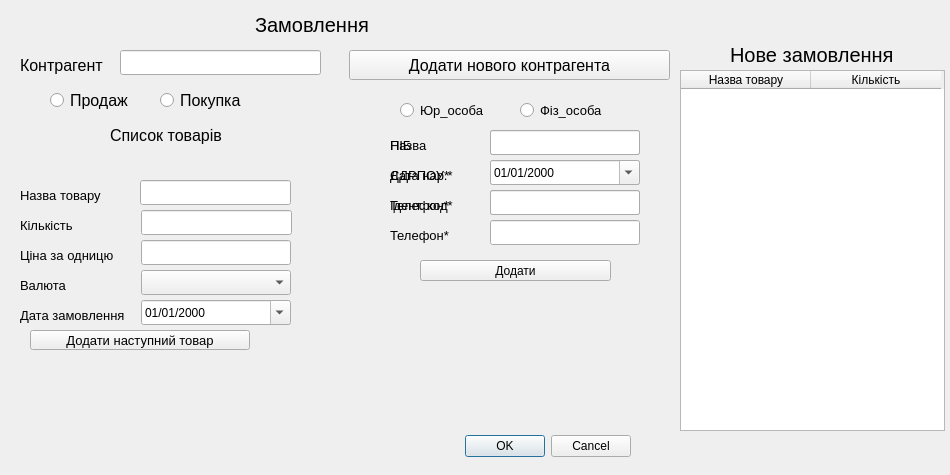
<?xml version="1.0" encoding="UTF-8"?>
<ui version="4.0">
 <class>OrderWindow</class>
 <widget class="QDialog" name="OrderWindow">
  <property name="geometry">
   <rect>
    <x>0</x>
    <y>0</y>
    <width>950</width>
    <height>475</height>
   </rect>
  </property>
  <property name="minimumSize">
   <size>
    <width>950</width>
    <height>475</height>
   </size>
  </property>
  <property name="maximumSize">
   <size>
    <width>950</width>
    <height>475</height>
   </size>
  </property>
  <property name="windowTitle">
   <string>Замовлення</string>
  </property>
  <widget class="QDialogButtonBox" name="buttonBox">
   <property name="geometry">
    <rect>
     <x>10</x>
     <y>430</y>
     <width>621</width>
     <height>32</height>
    </rect>
   </property>
   <property name="orientation">
    <enum>Qt::Horizontal</enum>
   </property>
   <property name="standardButtons">
    <set>QDialogButtonBox::Cancel|QDialogButtonBox::Ok</set>
   </property>
  </widget>
  <widget class="QLabel" name="label">
   <property name="geometry">
    <rect>
     <x>255</x>
     <y>10</y>
     <width>130</width>
     <height>30</height>
    </rect>
   </property>
   <property name="font">
    <font>
     <pointsize>15</pointsize>
     <weight>50</weight>
     <bold>false</bold>
    </font>
   </property>
   <property name="text">
    <string>Замовлення</string>
   </property>
  </widget>
  <widget class="QLabel" name="label_2">
   <property name="geometry">
    <rect>
     <x>20</x>
     <y>50</y>
     <width>130</width>
     <height>30</height>
    </rect>
   </property>
   <property name="font">
    <font>
     <pointsize>12</pointsize>
     <weight>50</weight>
     <bold>false</bold>
    </font>
   </property>
   <property name="text">
    <string>Контрагент</string>
   </property>
  </widget>
  <widget class="QPushButton" name="pushButton_add_new_contragent">
   <property name="geometry">
    <rect>
     <x>349</x>
     <y>50</y>
     <width>321</width>
     <height>30</height>
    </rect>
   </property>
   <property name="font">
    <font>
     <pointsize>12</pointsize>
    </font>
   </property>
   <property name="text">
    <string>Додати нового контрагента</string>
   </property>
  </widget>
  <widget class="QRadioButton" name="radioButton_sale">
   <property name="geometry">
    <rect>
     <x>50</x>
     <y>90</y>
     <width>90</width>
     <height>20</height>
    </rect>
   </property>
   <property name="font">
    <font>
     <pointsize>12</pointsize>
    </font>
   </property>
   <property name="text">
    <string>Продаж</string>
   </property>
  </widget>
  <widget class="QRadioButton" name="radioButton_2_buy">
   <property name="geometry">
    <rect>
     <x>160</x>
     <y>90</y>
     <width>90</width>
     <height>20</height>
    </rect>
   </property>
   <property name="font">
    <font>
     <pointsize>12</pointsize>
    </font>
   </property>
   <property name="text">
    <string>Покупка</string>
   </property>
  </widget>
  <widget class="QLabel" name="label_3">
   <property name="geometry">
    <rect>
     <x>110</x>
     <y>120</y>
     <width>130</width>
     <height>30</height>
    </rect>
   </property>
   <property name="font">
    <font>
     <pointsize>12</pointsize>
     <weight>50</weight>
     <bold>false</bold>
    </font>
   </property>
   <property name="text">
    <string>Список товарів</string>
   </property>
  </widget>
  <widget class="QLabel" name="label_4">
   <property name="geometry">
    <rect>
     <x>20</x>
     <y>210</y>
     <width>130</width>
     <height>30</height>
    </rect>
   </property>
   <property name="font">
    <font>
     <pointsize>10</pointsize>
     <weight>50</weight>
     <bold>false</bold>
    </font>
   </property>
   <property name="text">
    <string>Кількість</string>
   </property>
  </widget>
  <widget class="QLabel" name="label_5">
   <property name="geometry">
    <rect>
     <x>20</x>
     <y>240</y>
     <width>130</width>
     <height>30</height>
    </rect>
   </property>
   <property name="font">
    <font>
     <pointsize>10</pointsize>
     <weight>50</weight>
     <bold>false</bold>
    </font>
   </property>
   <property name="text">
    <string>Ціна за одницю</string>
   </property>
  </widget>
  <widget class="QLabel" name="label_6">
   <property name="geometry">
    <rect>
     <x>20</x>
     <y>270</y>
     <width>130</width>
     <height>30</height>
    </rect>
   </property>
   <property name="font">
    <font>
     <pointsize>10</pointsize>
     <weight>50</weight>
     <bold>false</bold>
    </font>
   </property>
   <property name="text">
    <string>Валюта</string>
   </property>
  </widget>
  <widget class="QPushButton" name="pushButton_2_add_next_commodity">
   <property name="geometry">
    <rect>
     <x>30</x>
     <y>330</y>
     <width>220</width>
     <height>20</height>
    </rect>
   </property>
   <property name="font">
    <font>
     <pointsize>10</pointsize>
    </font>
   </property>
   <property name="text">
    <string>Додати наступний товар</string>
   </property>
  </widget>
  <widget class="QWidget" name="widget_contragent" native="true">
   <property name="geometry">
    <rect>
     <x>350</x>
     <y>90</y>
     <width>321</width>
     <height>220</height>
    </rect>
   </property>
   <widget class="QRadioButton" name="radioButton_3_person_entity">
    <property name="geometry">
     <rect>
      <x>170</x>
      <y>10</y>
      <width>100</width>
      <height>20</height>
     </rect>
    </property>
    <property name="font">
     <font>
      <pointsize>10</pointsize>
     </font>
    </property>
    <property name="text">
     <string>Фіз_особа</string>
    </property>
   </widget>
   <widget class="QRadioButton" name="radioButton_4_legal_entity">
    <property name="geometry">
     <rect>
      <x>50</x>
      <y>10</y>
      <width>100</width>
      <height>20</height>
     </rect>
    </property>
    <property name="font">
     <font>
      <pointsize>10</pointsize>
     </font>
    </property>
    <property name="text">
     <string>Юр_особа</string>
    </property>
   </widget>
   <widget class="QWidget" name="legal_entity" native="true">
    <property name="geometry">
     <rect>
      <x>20</x>
      <y>30</y>
      <width>281</width>
      <height>150</height>
     </rect>
    </property>
    <widget class="QLabel" name="label_9">
     <property name="geometry">
      <rect>
       <x>20</x>
       <y>10</y>
       <width>101</width>
       <height>30</height>
      </rect>
     </property>
     <property name="font">
      <font>
       <pointsize>10</pointsize>
       <weight>50</weight>
       <bold>false</bold>
      </font>
     </property>
     <property name="text">
      <string>Назва</string>
     </property>
    </widget>
    <widget class="QLabel" name="label_10">
     <property name="geometry">
      <rect>
       <x>20</x>
       <y>40</y>
       <width>101</width>
       <height>30</height>
      </rect>
     </property>
     <property name="font">
      <font>
       <pointsize>10</pointsize>
       <weight>50</weight>
       <bold>false</bold>
      </font>
     </property>
     <property name="text">
      <string>ЄДРПОУ*</string>
     </property>
    </widget>
    <widget class="QLabel" name="label_11">
     <property name="geometry">
      <rect>
       <x>20</x>
       <y>70</y>
       <width>111</width>
       <height>30</height>
      </rect>
     </property>
     <property name="font">
      <font>
       <pointsize>10</pointsize>
       <weight>50</weight>
       <bold>false</bold>
      </font>
     </property>
     <property name="text">
      <string>Ідент. код*</string>
     </property>
    </widget>
    <widget class="QLabel" name="label_12">
     <property name="geometry">
      <rect>
       <x>20</x>
       <y>100</y>
       <width>101</width>
       <height>30</height>
      </rect>
     </property>
     <property name="font">
      <font>
       <pointsize>10</pointsize>
       <weight>50</weight>
       <bold>false</bold>
      </font>
     </property>
     <property name="text">
      <string>Телефон*</string>
     </property>
    </widget>
    <widget class="QLineEdit" name="lineEdit_5_legal_entity_name">
     <property name="geometry">
      <rect>
       <x>120</x>
       <y>10</y>
       <width>150</width>
       <height>25</height>
      </rect>
     </property>
    </widget>
    <widget class="QLineEdit" name="lineEdit_6_legal_entity_id_code">
     <property name="geometry">
      <rect>
       <x>120</x>
       <y>70</y>
       <width>150</width>
       <height>25</height>
      </rect>
     </property>
    </widget>
    <widget class="QLineEdit" name="lineEdit_7_legal_entity_edrpou">
     <property name="geometry">
      <rect>
       <x>120</x>
       <y>40</y>
       <width>150</width>
       <height>25</height>
      </rect>
     </property>
    </widget>
    <widget class="QLineEdit" name="lineEdit_8_legal_entity_telephone">
     <property name="geometry">
      <rect>
       <x>120</x>
       <y>100</y>
       <width>150</width>
       <height>25</height>
      </rect>
     </property>
    </widget>
   </widget>
   <widget class="QWidget" name="person_entity" native="true">
    <property name="geometry">
     <rect>
      <x>20</x>
      <y>30</y>
      <width>281</width>
      <height>175</height>
     </rect>
    </property>
    <widget class="QLabel" name="label_20_person_entity_name">
     <property name="geometry">
      <rect>
       <x>20</x>
       <y>10</y>
       <width>101</width>
       <height>30</height>
      </rect>
     </property>
     <property name="font">
      <font>
       <pointsize>10</pointsize>
       <weight>50</weight>
       <bold>false</bold>
      </font>
     </property>
     <property name="text">
      <string>ПІБ</string>
     </property>
    </widget>
    <widget class="QLabel" name="label_21_person_entity_date_birth">
     <property name="geometry">
      <rect>
       <x>20</x>
       <y>40</y>
       <width>101</width>
       <height>30</height>
      </rect>
     </property>
     <property name="font">
      <font>
       <pointsize>10</pointsize>
       <weight>50</weight>
       <bold>false</bold>
      </font>
     </property>
     <property name="text">
      <string>Дата нар.*</string>
     </property>
    </widget>
    <widget class="QLabel" name="label_22_person_entity_telephone">
     <property name="geometry">
      <rect>
       <x>20</x>
       <y>70</y>
       <width>111</width>
       <height>30</height>
      </rect>
     </property>
     <property name="font">
      <font>
       <pointsize>10</pointsize>
       <weight>50</weight>
       <bold>false</bold>
      </font>
     </property>
     <property name="text">
      <string>Телефон*</string>
     </property>
    </widget>
    <widget class="QLineEdit" name="lineEdit_9">
     <property name="geometry">
      <rect>
       <x>120</x>
       <y>10</y>
       <width>150</width>
       <height>25</height>
      </rect>
     </property>
    </widget>
    <widget class="QLineEdit" name="lineEdit_10">
     <property name="geometry">
      <rect>
       <x>120</x>
       <y>70</y>
       <width>150</width>
       <height>25</height>
      </rect>
     </property>
    </widget>
    <widget class="QDateEdit" name="lineEdit_11">
     <property name="geometry">
      <rect>
       <x>120</x>
       <y>40</y>
       <width>150</width>
       <height>25</height>
      </rect>
     </property>
     <property name="displayFormat">
      <string>dd/MM/yyyy</string>
     </property>
     <property name="calendarPopup">
      <bool>true</bool>
     </property>
    </widget>
   </widget>
   <widget class="QPushButton" name="pushButton_add_new_contragent_2">
    <property name="geometry">
     <rect>
      <x>70</x>
      <y>170</y>
      <width>191</width>
      <height>21</height>
     </rect>
    </property>
    <property name="text">
     <string>Додати</string>
    </property>
   </widget>
   <zorder>radioButton_3_person_entity</zorder>
   <zorder>radioButton_4_legal_entity</zorder>
   <zorder>pushButton_add_new_contragent_2</zorder>
   <zorder>legal_entity</zorder>
   <zorder>person_entity</zorder>
  </widget>
  <widget class="QLineEdit" name="lineEdit_2_quantity">
   <property name="geometry">
    <rect>
     <x>141</x>
     <y>210</y>
     <width>151</width>
     <height>25</height>
    </rect>
   </property>
  </widget>
  <widget class="QLineEdit" name="lineEdit_3_price">
   <property name="geometry">
    <rect>
     <x>141</x>
     <y>240</y>
     <width>150</width>
     <height>25</height>
    </rect>
   </property>
  </widget>
  <widget class="QLabel" name="label_14">
   <property name="enabled">
    <bool>true</bool>
   </property>
   <property name="geometry">
    <rect>
     <x>20</x>
     <y>180</y>
     <width>101</width>
     <height>30</height>
    </rect>
   </property>
   <property name="font">
    <font>
     <pointsize>10</pointsize>
     <weight>50</weight>
     <bold>false</bold>
    </font>
   </property>
   <property name="text">
    <string>Назва товару</string>
   </property>
  </widget>
  <widget class="QComboBox" name="comboBox_4_currency">
   <property name="enabled">
    <bool>true</bool>
   </property>
   <property name="geometry">
    <rect>
     <x>141</x>
     <y>270</y>
     <width>150</width>
     <height>25</height>
    </rect>
   </property>
  </widget>
  <widget class="QDateEdit" name="dateEdit">
   <property name="geometry">
    <rect>
     <x>141</x>
     <y>300</y>
     <width>150</width>
     <height>25</height>
    </rect>
   </property>
   <property name="displayFormat">
    <string>dd/MM/yyyy</string>
   </property>
   <property name="calendarPopup">
    <bool>true</bool>
   </property>
  </widget>
  <widget class="QLabel" name="label_7">
   <property name="geometry">
    <rect>
     <x>20</x>
     <y>300</y>
     <width>130</width>
     <height>30</height>
    </rect>
   </property>
   <property name="font">
    <font>
     <pointsize>10</pointsize>
     <weight>50</weight>
     <bold>false</bold>
    </font>
   </property>
   <property name="text">
    <string>Дата замовлення</string>
   </property>
  </widget>
  <widget class="QLabel" name="label_measurement_units">
   <property name="geometry">
    <rect>
     <x>270</x>
     <y>210</y>
     <width>47</width>
     <height>21</height>
    </rect>
   </property>
   <property name="text">
    <string/>
   </property>
  </widget>
  <widget class="QLabel" name="ErrorLabel_Order">
   <property name="enabled">
    <bool>false</bool>
   </property>
   <property name="geometry">
    <rect>
     <x>320</x>
     <y>300</y>
     <width>341</width>
     <height>121</height>
    </rect>
   </property>
   <property name="font">
    <font>
     <italic>true</italic>
    </font>
   </property>
   <property name="locale">
    <locale language="Ukrainian" country="Ukraine"/>
   </property>
   <property name="text">
    <string>&lt;html&gt;&lt;head/&gt;&lt;body&gt;&lt;p&gt;&lt;br/&gt;&lt;/p&gt;&lt;/body&gt;&lt;/html&gt;</string>
   </property>
   <property name="scaledContents">
    <bool>false</bool>
   </property>
   <property name="wordWrap">
    <bool>false</bool>
   </property>
  </widget>
  <widget class="QLineEdit" name="lineEdit_name_commodity">
   <property name="geometry">
    <rect>
     <x>140</x>
     <y>180</y>
     <width>151</width>
     <height>25</height>
    </rect>
   </property>
  </widget>
  <widget class="QLineEdit" name="lineEdit_contragent">
   <property name="geometry">
    <rect>
     <x>120</x>
     <y>50</y>
     <width>201</width>
     <height>25</height>
    </rect>
   </property>
  </widget>
  <widget class="QWidget" name="widget_new_order" native="true">
   <property name="geometry">
    <rect>
     <x>680</x>
     <y>40</y>
     <width>265</width>
     <height>391</height>
    </rect>
   </property>
   <widget class="QLabel" name="label_widget_new_order">
    <property name="geometry">
     <rect>
      <x>50</x>
      <y>0</y>
      <width>181</width>
      <height>30</height>
     </rect>
    </property>
    <property name="font">
     <font>
      <pointsize>15</pointsize>
      <weight>50</weight>
      <bold>false</bold>
     </font>
    </property>
    <property name="text">
     <string>Нове замовлення</string>
    </property>
   </widget>
   <widget class="QTableWidget" name="tableWidget_new_order">
    <property name="geometry">
     <rect>
      <x>0</x>
      <y>30</y>
      <width>265</width>
      <height>361</height>
     </rect>
    </property>
    <attribute name="horizontalHeaderDefaultSectionSize">
     <number>130</number>
    </attribute>
    <column>
     <property name="text">
      <string>Назва товару</string>
     </property>
    </column>
    <column>
     <property name="text">
      <string>Кількість</string>
     </property>
    </column>
   </widget>
  </widget>
 </widget>
 <resources/>
 <connections>
  <connection>
   <sender>buttonBox</sender>
   <signal>accepted()</signal>
   <receiver>OrderWindow</receiver>
   <slot>accept()</slot>
   <hints>
    <hint type="sourcelabel">
     <x>248</x>
     <y>254</y>
    </hint>
    <hint type="destinationlabel">
     <x>157</x>
     <y>274</y>
    </hint>
   </hints>
  </connection>
  <connection>
   <sender>buttonBox</sender>
   <signal>rejected()</signal>
   <receiver>OrderWindow</receiver>
   <slot>reject()</slot>
   <hints>
    <hint type="sourcelabel">
     <x>316</x>
     <y>260</y>
    </hint>
    <hint type="destinationlabel">
     <x>286</x>
     <y>274</y>
    </hint>
   </hints>
  </connection>
 </connections>
</ui>
